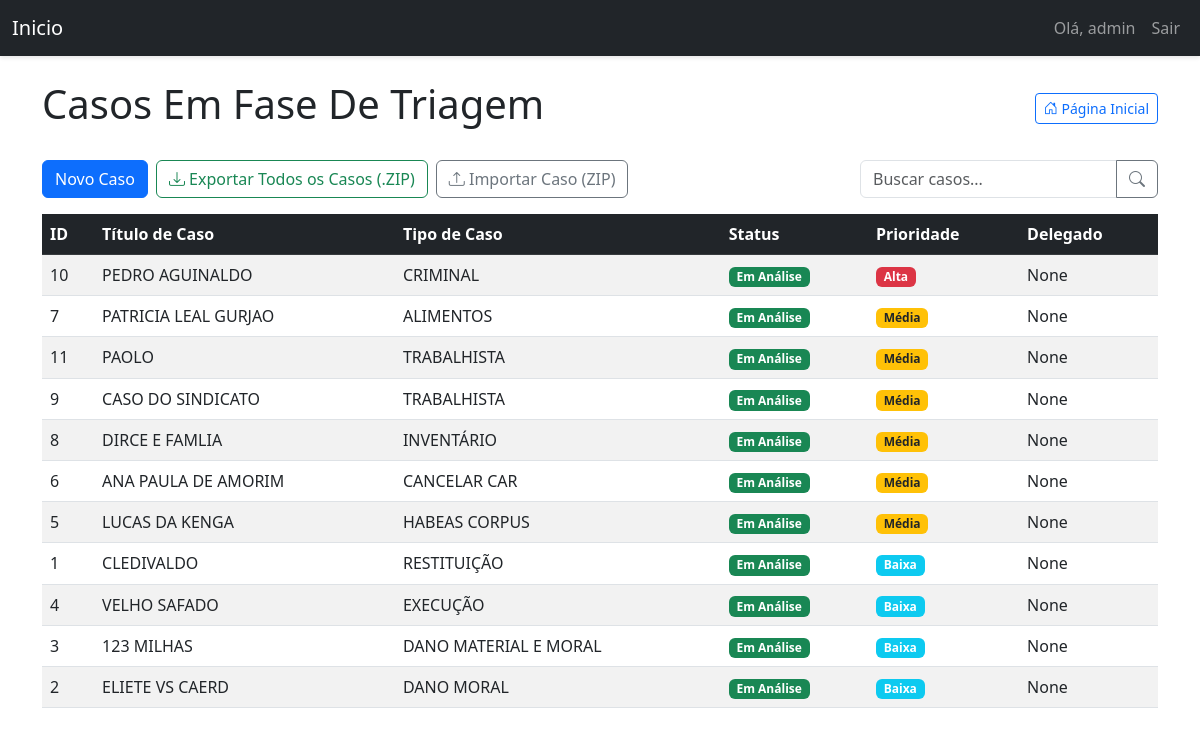
Before: /dashboard/ (signed in) with the older database file.
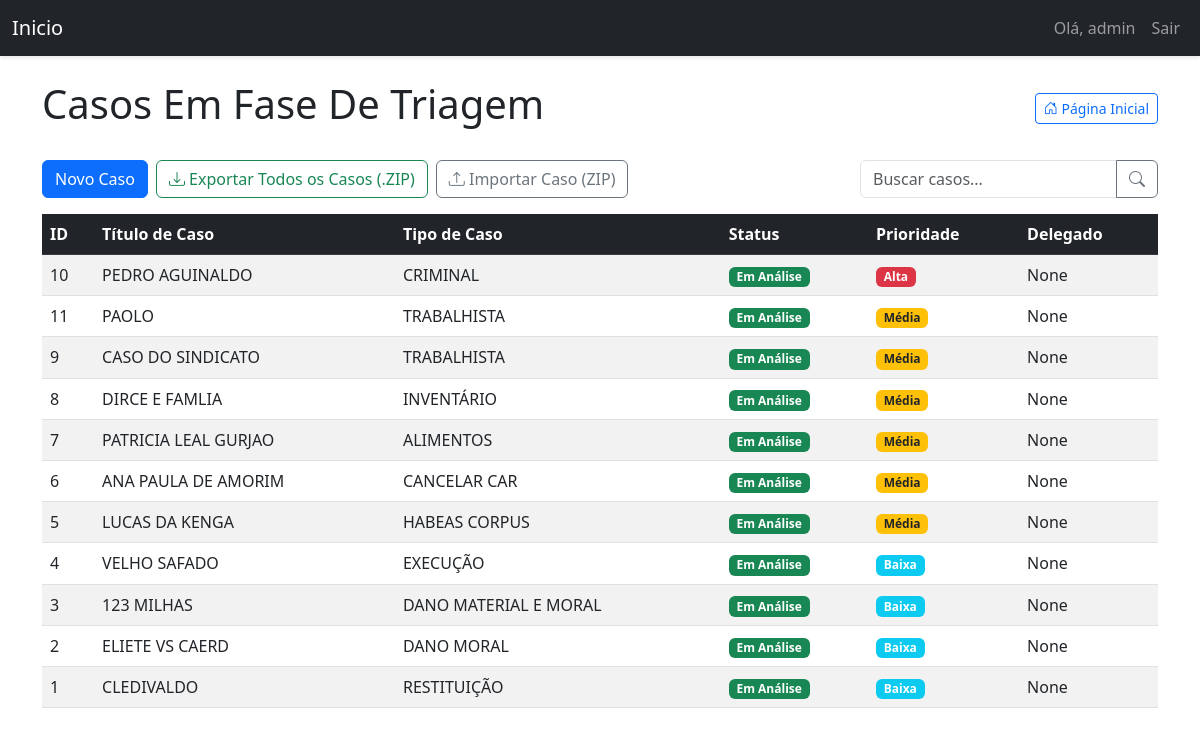
After: the same page with the newer database file.
### models.py (models this page shows, shortened)
class User(UserMixin, db.Model):
    id = db.Column(db.Integer, primary_key=True)
    username = db.Column(db.String(64), index=True, unique=True)
    email = db.Column(db.String(120), index=True, unique=True)
    password_hash = db.Column(db.String(128))
    is_admin = db.Column(db.Boolean, default=False)
    admin_id = db.Column(db.Integer, db.ForeignKey('user.id'), nullable=True)
    associados = db.relationship('User', backref=db.backref('admin', remote_side=[id]), lazy='dynamic')
    tickets = db.relationship('Ticket', backref='author', lazy='dynamic',
                              cascade="all, delete-orphan", foreign_keys='Ticket.user_id')
    delegated_tickets = db.relationship('Ticket', backref='delegado_user', lazy='dynamic',
                                        foreign_keys='Ticket.delegado_id')
    comments = db.relationship('Comment', backref='author', lazy='dynamic', cascade="all, delete-orphan")
    attachments = db.relationship('Attachment', backref='author', lazy='dynamic')
    appointments = db.relationship('Appointment', backref='user', lazy='dynamic', cascade="all, delete-orphan")
    advogados = db.relationship('Advogado', backref='owner_user', lazy='dynamic', cascade="all, delete-orphan")

class Ticket(db.Model):
    id = db.Column(db.Integer, primary_key=True)
    ticket_code = db.Column(db.String(30), unique=True)
    title = db.Column(db.String(140))
    description = db.Column(db.Text)
    case_number = db.Column(db.String(50))
    status = db.Column(db.String(20), default='Em Análise')
    priority = db.Column(db.String(20), default='Média')
    created_at = db.Column(db.DateTime, index=True, default=datetime.utcnow)
    updated_at = db.Column(db.DateTime, index=True, default=datetime.utcnow)
    user_id = db.Column(db.Integer, db.ForeignKey('user.id'))
    delegado_id = db.Column(db.Integer, db.ForeignKey('user.id'), nullable=True)
    delegado = db.relationship('User', foreign_keys=[delegado_id])
    comments = db.relationship('Comment', backref='ticket', lazy='dynamic', cascade="all, delete-orphan")
    attachments = db.relationship('Attachment', backref='ticket', lazy='dynamic', cascade="all, delete-orphan")
    todos = db.relationship('TodoItem', backref='ticket', lazy='dynamic', cascade="all, delete-orphan")

### triagem/routes/dashboard.py (the view)
@dashboard_bp.route('/')  # Rota vazia, que combina com o prefixo '/dashboard' em app.py
@login_required
def dashboard():
    search_term = request.args.get('search', '')
    query = Ticket.query
    if not current_user.is_admin:
        query = query.filter(
            (Ticket.user_id == current_user.id) |
            (Ticket.delegado_id == current_user.id)
        )
    if search_term:
        query = query.filter(
            (Ticket.title.ilike(f'%{search_term}%')) |
            (Ticket.case_number.ilike(f'%{search_term}%')) |
            (Ticket.description.ilike(f'%{search_term}%'))
        )
    status_order = {'Em Análise': 1, 'Em Espera': 2, 'Arquivado': 3}
    priority_order = {'Alta': 1, 'Média': 2, 'Baixa': 3}
    query = query.order_by(
        db.case(status_order, value=Ticket.status),
        db.case(priority_order, value=Ticket.priority),
        Ticket.updated_at.desc()
    )
    tickets = query.all()
    return render_template('dashboard.html', tickets=tickets, search_term=search_term)

### triagem/templates/dashboard.html (shortened to what this page needs)
{% extends "base.html" %}
{% block content %}
<div class="d-flex justify-content-between align-items-center mb-4 flex-wrap">
    <h1>Casos Em Fase De Triagem</h1>
    <a href="{{ url_for('main.index') }}" class="btn btn-outline-primary btn-sm">
        <i class="bi bi-house-door"></i> Página Inicial
    </a>
</div>
<div class="d-flex justify-content-between mb-3 flex-wrap gap-2">
    <div class="d-flex gap-2">
        {% if current_user.is_admin %}
            <a href="{{ url_for('ticket.create_ticket') }}" class="btn btn-primary">Novo Caso</a>
            <a href="{{ url_for('ticket_export_import.export_all_zip') }}" class="btn btn-outline-success">
                <i class="bi bi-download"></i> Exportar Todos os Casos (.ZIP)
            </a>
            <form id="importZipForm" method="POST" action="{{ url_for('ticket_export_import.import_ticket_zip') }}"
                  enctype="multipart/form-data" style="display:inline;">
                <button class="btn btn-outline-secondary" type="button" id="importZipBtn">
                    <i class="bi bi-upload"></i> Importar Caso (ZIP)
                </button>
            </form>
        {% endif %}
    </div>
    <form method="GET" action="{{ url_for('dashboard.dashboard') }}" class="d-flex ms-md-auto mt-2 mt-md-0">
        <div class="input-group">
            <input type="text" name="search" class="form-control" placeholder="Buscar casos..." value="{{ request.args.get('search', '') }}">
            <button class="btn btn-outline-secondary" type="submit">
                <i class="bi bi-search"></i>
            </button>
        </div>
    </form>
</div>
<div class="table-responsive">
    <table class="table table-striped table-hover" id="tickets-table">
        <thead class="table-dark">
            <tr>
                <th>ID</th>
                <th>Título de Caso</th>
                <th>Tipo de Caso</th>
                <th>Status</th>
                <th>Prioridade</th>
                <th>Delegado</th>
            </tr>
        </thead>
        <tbody>
            {% for ticket in tickets %}
            <tr class="clickable-row" data-href="{{ url_for('ticket.view_ticket', ticket_id=ticket.id) }}">
                <td>{{ ticket.id }}</td>
                <td>{{ ticket.title }}</td>
                <td>{{ ticket.case_number }}</td>
                <td>
                    <span class="badge
                        {% if ticket.status == 'Em Análise' %}bg-success
                        {% elif ticket.status == 'Em Espera' %}bg-warning text-dark
                        {% elif ticket.status == 'Arquivado' %}bg-secondary
                        {% else %}bg-info{% endif %}">
                        {{ ticket.status }}
                    </span>
                </td>
                <td>
                    <span class="badge
                        {% if ticket.priority == 'Alta' %}bg-danger
                        {% elif ticket.priority == 'Média' %}bg-warning text-dark
                        {% elif ticket.priority == 'Baixa' %}bg-info
                        {% else %}bg-secondary{% endif %}">
                        {{ ticket.priority }}
                    </span>
                </td>
                <td>{{ ticket.delegado }}</td>
            </tr>
            {% endfor %}
        </tbody>
    </table>
</div>
{% endblock %}

### triagem/templates/base.html (shortened to what this page needs)
<!DOCTYPE html>
<html lang="pt-BR">
<head>
    {% block styles %}
        <link rel="stylesheet" href="https://cdn.jsdelivr.net/npm/bootstrap-icons@1.8.0/font/bootstrap-icons.css">
        <link rel="stylesheet" href="{{ url_for('static', filename='css/triagem.css') }}">
        <link href="https://cdn.jsdelivr.net/npm/bootstrap@5.3.0/dist/css/bootstrap.min.css" rel="stylesheet">
    {% endblock %}
</head>
<body>
    <nav class="navbar navbar-expand-lg navbar-dark bg-dark">
        <div class="container-fluid">
            <a class="navbar-brand" href="{{ url_for('main.index') }}">Inicio</a>
            <div class="collapse navbar-collapse" id="navbarNav">
                <ul class="navbar-nav ms-auto">
                    {% if current_user.is_authenticated %}
                    <li class="nav-item">
                        <span class="nav-link">Olá, {{ current_user.username }}</span>
                    </li>
                    <li class="nav-item">
                        <a class="nav-link" href="{{ url_for('auth.logout') }}">Sair</a>
                    </li>
                    {% else %}
                    <li class="nav-item">
                        <a class="nav-link" href="{{ url_for('auth.login') }}">Login</a>
                    </li>
                    {% endif %}
                </ul>
            </div>
        </div>
    </nav>
    <div class="container mt-4">
        {% block content %}{% endblock %}
    </div>
</body>
</html>

### static/css/triagem.css (style rules this page uses)
body { background-color: #f8f9fa; padding-bottom: 50px; font-family: 'Open Sans', sans-serif; }
.navbar { box-shadow: 0 2px 4px rgba(0,0,0,.1); }
.table th { background-color: #f8f9fa; }
.badge { font-weight: 500; }
::placeholder { color: #6c757d; opacity: 1; }
.clickable-row { cursor: pointer; }

Changed rows visible on the page:
changed Ticket "PATRICIA LEAL GURJAO": moves down the list
changed Ticket "CLEDIVALDO": moves down the list
